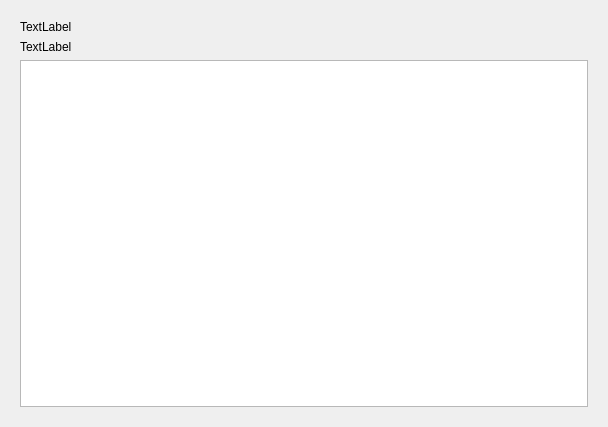
<?xml version="1.0" encoding="UTF-8"?>
<ui version="4.0">
 <class>dataflow</class>
 <widget class="QWidget" name="dataflow">
  <property name="geometry">
   <rect>
    <x>0</x>
    <y>0</y>
    <width>608</width>
    <height>427</height>
   </rect>
  </property>
  <property name="windowTitle">
   <string>Form</string>
  </property>
  <layout class="QVBoxLayout" name="verticalLayout">
   <item>
    <widget class="QWidget" name="widget" native="true">
     <layout class="QVBoxLayout" name="verticalLayout_3">
      <item>
       <widget class="QLabel" name="deviceName">
        <property name="text">
         <string>TextLabel</string>
        </property>
       </widget>
      </item>
      <item>
       <widget class="QLabel" name="insData">
        <property name="text">
         <string>TextLabel</string>
        </property>
       </widget>
      </item>
      <item>
       <widget class="QChartView" name="QChartview1"/>
      </item>
     </layout>
    </widget>
   </item>
  </layout>
 </widget>
 <customwidgets>
  <customwidget>
   <class>QChartView</class>
   <extends>QGraphicsView</extends>
   <header location="global">qchartview.h</header>
  </customwidget>
 </customwidgets>
 <resources/>
 <connections/>
</ui>
